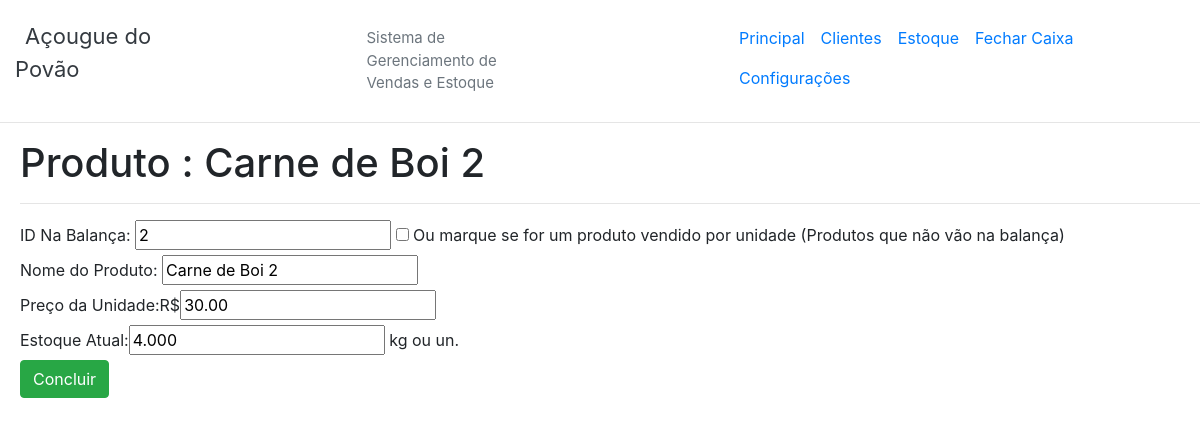
The page /dadosProduto.php?id_prod=2 (signed in) on the database its author committed.
### tables this page shows
CREATE TABLE `produto` (
  `id_produto` int(10) NOT NULL AUTO_INCREMENT,
  `nome_produto` varchar(100) NOT NULL,
  `preco_unidade` float NOT NULL,
  `estoque_atual` float NOT NULL,
  `produto_unitario` int(11) DEFAULT 0,
  PRIMARY KEY (`id_produto`)
);

### dadosProduto.php (the view, shortened to what this page needs)
<!doctype html>
<html lang="ptbr">
<head>
  <link rel="stylesheet" href="css/global_css.css">
  <link rel="stylesheet" href="css/bootstrap.min.css">
</head>
<body>
  <?php include_once 'menu.php';
  if(isset($_GET['id_prod'])){
    require_once('00 - BD/bd_conexao.php');
    $id_produto=$_GET['id_prod'];
    $sql1="SELECT nome_produto, preco_unidade, estoque_atual, produto_unitario FROM produto where id_produto LIKE '$id_produto'";
    $result01=$con->query($sql1) or die("Erro ao se conectar com o Banco de Dados.");
    while($produto=mysqli_fetch_object($result01)){
        $nome_produto=$produto->nome_produto;
        $preco_unidade=$produto->preco_unidade;
        $preco_unidade=number_format($preco_unidade, 2, '.','');
        $estoque_atual=$produto->estoque_atual;
        $estoque_atual=number_format($estoque_atual, 3, '.','');
        $prod_unitario=$produto->produto_unitario;
    }
  }
  else{
    $prod_unitario=0;
  }
  ?>
  <div style="padding-left:20px;">
  <h1><?php if(!isset($_GET['id_prod'])){echo "Cadastro de "; } ?>Produto <?php if(!empty($id_produto)){echo ' : '.$nome_produto.'';} ?></h1>
  <hr />
  <form action="<?php if(!isset($_GET['id_prod'])){echo"cadastraProduto.php";} else{echo"atualizaProduto.php";}?>" method="post">
    <label>ID Na Balança: </label><input type="number" name="idProduto" <?php if(!empty($id_produto)){echo 'readonly="true" value="'.$id_produto.'"';} ?>> <input type="checkbox"  id="prodUnitario" name="prodUnitario" <?php if($prod_unitario==1){echo ' checked';}?>> Ou marque se for um produto vendido por unidade (Produtos que não vão na balança) <br/>
    <label>Nome do Produto: </label><input type="text" name="nomeProd" <?php if(!empty($id_produto)){echo 'value="'.$nome_produto.'"';} ?>><br/>
    <label>Preço da Unidade:R$ </label><input type="number" step="any" name="precoUni" <?php if(!empty($id_produto)){echo 'value="'.$preco_unidade.'"';}?>><br/>
    <label>Estoque Atual:</label><input type="number" step="any" name="estoque" <?php if(!empty($id_produto)){echo 'value="'.$estoque_atual.'"';} ?>> kg ou un.<br/>
    <button class="btn btn-success" type="submit" name="enviaDados">Concluir</button>
  </form>
</div>
</body>
</html>

### rows shown on the page
produto: nome_produto "Carne de Boi 2", nomeProd "Carne de Boi 2", precoUni "30.00", estoque "4.000"
